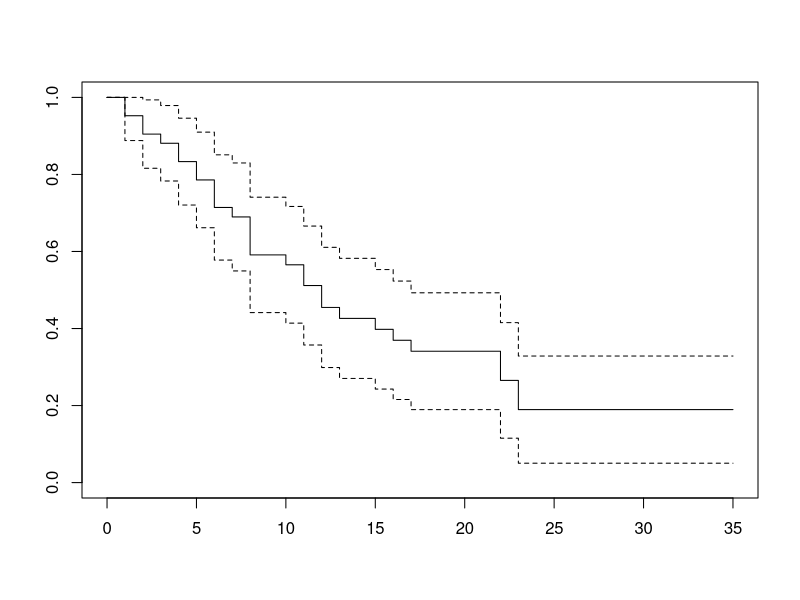
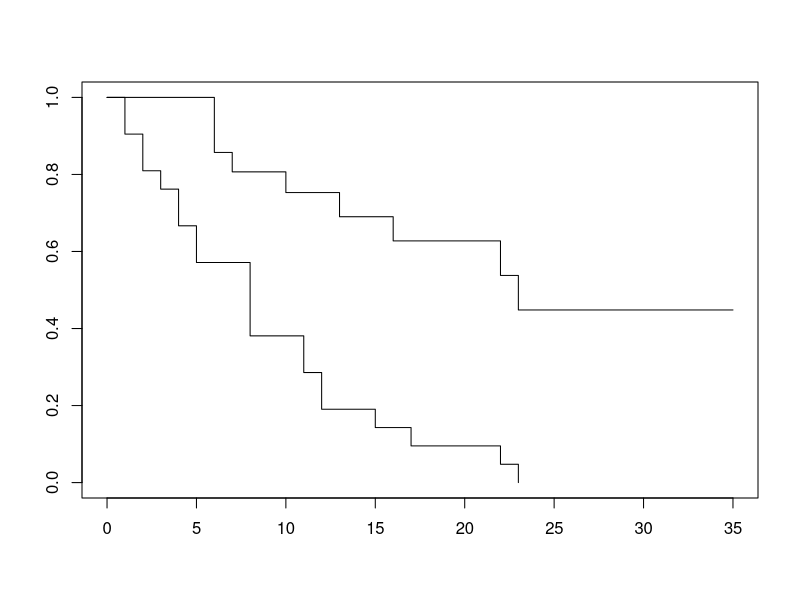

These charts were generated, in order, by the following R code:
# Kaplan-Meier
library("survival")

#1 Entrez les donnees de Freireich
time<- c(6,6,6,6,7,9,10,10,11,13,16,17,19,20,22,23,25,32,32,34,35)
status<-c(1,1,1,0,1,0,1,0,0,1,1,0,0,0,1,1,0,0,0,0,0)
time0<-c(1, 1, 2, 2, 3, 4, 4, 5, 5, 8, 8, 8, 8, 11, 11, 12, 12, 15, 17, 22, 23)
status0<-rep(1,21)
duree<-c(time, time0)
censure<-c(status,status0)
groupe<-c(rep(1,length(time)),rep(0,length(time0)))

#2 Tracez l’estimateur de Kaplan-Meier
fit <- survfit(Surv(duree,censure) ~ 1,conf.type="plain")
plot(fit)

#3 Tracez l’estimateur de Kaplan-Meier
summary(fit)

#4 Refaites les mˆemes ´etapes par traitement
fit.groupe <- survfit(Surv(duree,censure) ~ groupe,conf.type="plain")
plot(fit.groupe)
summary(fit.groupe)
